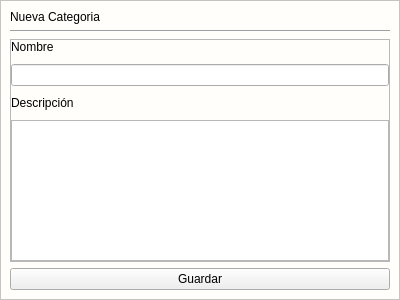
<?xml version="1.0" encoding="UTF-8"?>
<ui version="4.0">
 <class>Nueva_categoria</class>
 <widget class="QWidget" name="Nueva_categoria">
  <property name="geometry">
   <rect>
    <x>0</x>
    <y>0</y>
    <width>400</width>
    <height>300</height>
   </rect>
  </property>
  <property name="minimumSize">
   <size>
    <width>400</width>
    <height>300</height>
   </size>
  </property>
  <property name="maximumSize">
   <size>
    <width>400</width>
    <height>300</height>
   </size>
  </property>
  <property name="windowTitle">
   <string>Form</string>
  </property>
  <property name="styleSheet">
   <string notr="true">#Nueva_categoria{
background: #fffefb; 
}
#contenedor{
background: #fffefb; 
}
[objectName*=&quot;etiquetaTitulo_&quot;]{
color: #1d1c1c;
font-size: 18px;
font-weight:bold;
font-family:Arial;
}
[objectName*=&quot;etiqueta_&quot;]{
color: #1d1c1c;
font-size: 14px;
font-weight:bold;
font-family:Arial;
}
[objectName*=&quot;txt_&quot;]{
color: #1d1c1c;
font-size: 14px;
font-weight:bold;
font-family:Arial;
background: #F5F5F5;
border:none;
border-bottom: 1px solid #1d1c1c;
border-radius:5px;
}
[objectName*=&quot;txtlargo_&quot;]{
color: #1d1c1c;
font-size: 14px;
font-weight:bold;
font-family:Arial;
background: #F5F5F5;
border:none;
border-bottom: 1px solid #1d1c1c;
border-radius:5px;
}
[objectName*=&quot;txt_&quot;]:focus{
border-bottom: 2px solid #023375;
}
[objectName*=&quot;txtlargo_&quot;]:focus{
border-bottom: 2px solid #023375;
}
[objectName*=&quot;btn_btn_&quot;]{
color: #fffefb;
font-size: 14px;
font-weight:bold;
font-family:Arial;
background: #023375;
border-radius: 5px;
height: 25px;
}
[objectName*=&quot;btn_btn_&quot;]:hover{
background: #68a67d;
}

</string>
  </property>
  <layout class="QGridLayout" name="gridLayout">
   <property name="leftMargin">
    <number>0</number>
   </property>
   <property name="topMargin">
    <number>0</number>
   </property>
   <property name="rightMargin">
    <number>0</number>
   </property>
   <property name="bottomMargin">
    <number>0</number>
   </property>
   <property name="spacing">
    <number>0</number>
   </property>
   <item row="0" column="0">
    <widget class="QFrame" name="contenedor">
     <property name="frameShape">
      <enum>QFrame::StyledPanel</enum>
     </property>
     <property name="frameShadow">
      <enum>QFrame::Raised</enum>
     </property>
     <layout class="QGridLayout" name="gridLayout_3">
      <item row="0" column="0">
       <widget class="QLabel" name="etiquetaTitulo_nuevacategoria">
        <property name="text">
         <string>Nueva Categoria</string>
        </property>
       </widget>
      </item>
      <item row="3" column="0">
       <widget class="QPushButton" name="btn_btn_guardar">
        <property name="cursor">
         <cursorShape>PointingHandCursor</cursorShape>
        </property>
        <property name="text">
         <string>Guardar</string>
        </property>
       </widget>
      </item>
      <item row="2" column="0">
       <widget class="QFrame" name="contenedor_datos">
        <property name="frameShape">
         <enum>QFrame::StyledPanel</enum>
        </property>
        <property name="frameShadow">
         <enum>QFrame::Raised</enum>
        </property>
        <layout class="QGridLayout" name="gridLayout_2">
         <property name="leftMargin">
          <number>0</number>
         </property>
         <property name="topMargin">
          <number>0</number>
         </property>
         <property name="rightMargin">
          <number>0</number>
         </property>
         <property name="bottomMargin">
          <number>0</number>
         </property>
         <property name="horizontalSpacing">
          <number>0</number>
         </property>
         <property name="verticalSpacing">
          <number>10</number>
         </property>
         <item row="0" column="0">
          <widget class="QLabel" name="etiqueta_nombre">
           <property name="text">
            <string>Nombre</string>
           </property>
          </widget>
         </item>
         <item row="1" column="0">
          <widget class="QLineEdit" name="txt_nombre"/>
         </item>
         <item row="2" column="0">
          <widget class="QLabel" name="etiqueta_descripcion">
           <property name="text">
            <string>Descripción</string>
           </property>
          </widget>
         </item>
         <item row="3" column="0">
          <widget class="QPlainTextEdit" name="txtlargo_descripcion"/>
         </item>
        </layout>
       </widget>
      </item>
      <item row="1" column="0">
       <widget class="Line" name="line">
        <property name="orientation">
         <enum>Qt::Horizontal</enum>
        </property>
       </widget>
      </item>
     </layout>
    </widget>
   </item>
  </layout>
 </widget>
 <resources/>
 <connections/>
</ui>
